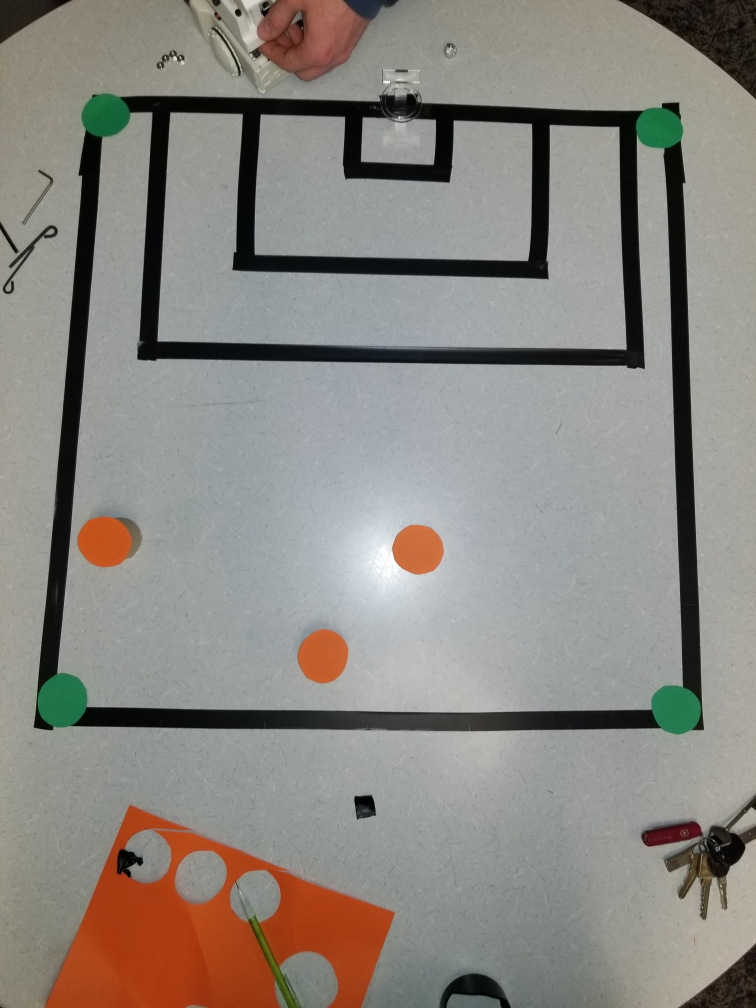
#> input picture Final_Map.jpg, 3024 x 4032 px (shown at 1/4 size)
$ python Computer_Vision.py
#> lines starting #> are read from the running program, lines starting #| are printed output that depends on the picture; after the words box and inside, x2 and y2 are one past the last pixel; in counts of white or black regions, pixels touching at a corner belong together
### Marcus Hock, Paul Salame, Rebekah Haysley, Cameron Casby, Andrew Oliver
### Baller Sparki
### Obstacle Identification and mapping

import numpy as np
import cv2 as cv
import colorsys
import matplotlib.pyplot as plt


# Function that takes an image in and bgr_color code as an array
def mask_and_remove(in_image, color):
    color_8bit = np.uint8([[np.array(color)]]) #Format color
    hsv_color = cv.cvtColor(color_8bit,cv.COLOR_BGR2HSV)[0][0] #Convert to HSL for easier filtering

    tol = 7 # What range of colors will be allowed

    hue_lower = hsv_color[0]-tol #Set lower bound for hue

    # In case hue is above 180 which is the bounds for open CV we need to account for this
    if hue_lower < 0:
        hue_lower = 180-hue_lower

    # In case hue is below 0, account for this
    hue_upper = hsv_color[0]+tol # Set upper bound for hue
    if hue_upper> 180:
        hue_upper = hue_upper - 180

    # Create bounds for cv in range function
    lower_bound = np.array([hue_lower,50,50])
    upper_bound = np.array([hue_upper,255,255])

    # Convert to HSL for easier manilulation
    hsv_image = cv.cvtColor(in_image, cv.COLOR_BGR2HSV) # Convert image to HSV
    image_mask = cv.inRange(hsv_image, lower_bound, upper_bound) # Create Mask

    isolated_im = cv.bitwise_and(in_image,in_image, mask= image_mask) # Combine mask and image

    # Create new image with isolated image and white background
    white_bkgd = isolated_im
    white_bkgd[np.where((isolated_im==[0,0,0]).all(axis=2))] = [255,255,255]  # Combine images

    return(white_bkgd) #Function resturns an image that is color filtered, and includes a white background

# A function that performs blob detection and returns the locations of the blobs
def blob_locations(clean_im): # Takes an image that has been color isolate
    # Setup SimpleBlobDetector parameters.
    params = cv.SimpleBlobDetector_Params()

    # Set thresholds
    params.minThreshold = 5
    params.maxThreshold = 3000

    params.filterByArea = True
    params.minArea = 50
    params.maxArea = 1000000

    # Create detector paramters
    detector = cv.SimpleBlobDetector_create(params)

    # Detect blobs.
    keypoints = detector.detect(clean_im)

    # Create an openCV image that circles the blobs
    im_with_keypoints = cv.drawKeypoints(clean_im, keypoints, np.array([]), (0,0,0), cv.DRAW_MATCHES_FLAGS_DRAW_RICH_KEYPOINTS)

    # Show blobs
    cv.imshow("Keypoints", im_with_keypoints)
    cv.waitKey(0)

    # Create list of blob locations
    locations = []
    for point in keypoints:
        locations.append([point.pt[0],point.pt[1]])
    return(locations) #Reutns list with blob locations

# Takes an input of the original image and the coordinates of the cornersself.
# Produces an image that has been transformed so the pixel and real space match
def transform_image(corners,original_image):
    #Define new corners
    first_corner = np.array([0,0])
    second_corner = np.array([400,0])
    third_corner = np.array([0,400])
    fourth_corner = np.array([400,400])
    new_corners = np.array([first_corner, second_corner, third_corner, fourth_corner])

    ordered = np.zeros((4,2))

    # Identify which blobs are which coordinates
    i = 0
    for s in new_corners:
        dists= []
        for point in corners:
            dists.append(np.linalg.norm(np.array(s)-np.array(point)))
        ind = np.argmin(dists)

        ordered[i]= np.array(corners[ind])
        i+=1

    # Create a transformation matrix
    transform_matrix = cv.getPerspectiveTransform(np.float32(ordered),np.float32(new_corners))

    # Transform image
    new_image = cv.warpPerspective(original_image,transform_matrix,(400,400))
    return(new_image) #Return new image

######################
# Main script region #
######################
map_image = cv.imread("Final_Map.jpg") # Load image
#> map_image is the input picture: shape (4032, 3024, 3); mean B, G, R 129.6, 135.5, 139.3

# Define green and orange colors
bgr_green = [50,95,20]
bgr_orange = [27,83,191]

# Resize image
dims = np.shape(map_image)
#> dims = (4032, 3024, 3)
map_image = cv.resize(map_image,(int(dims[1]/10),int(dims[0]/10)))
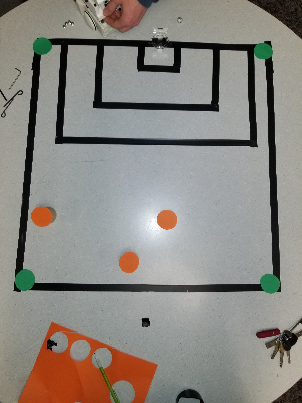
#> map_image: shape (403, 302, 3); mean B, G, R 129.5, 135.5, 139.2

# Produce an image that includes the only the green corner images
cleaned_image = mask_and_remove(map_image,bgr_green) # Can be used for blob detection
#> in mask_and_remove, `hsv_image = cv.cvtColor(in_image, cv.COLOR_BGR2HSV)`: hsv_image: shape (403, 302, 3); mean H, S, V 56.9, 33.2, 143.2
#> in mask_and_remove, `image_mask = cv.inRange(hsv_image, lower_bound, upper_bound)`:
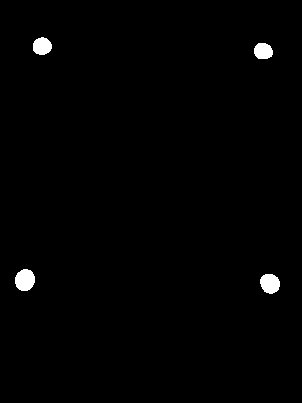
#> image_mask: shape (403, 302); 0.97% white; 4 white regions, box (x1, y1, x2, y2) and area: (15, 269, 35, 291) 349, (260, 274, 280, 294) 313, (33, 37, 52, 55) 267, (254, 43, 273, 59) 251
#> in mask_and_remove, `white_bkgd[np.where((isolated_im==[0,0,0]).all(axis=2))] = [255,255,255]`:
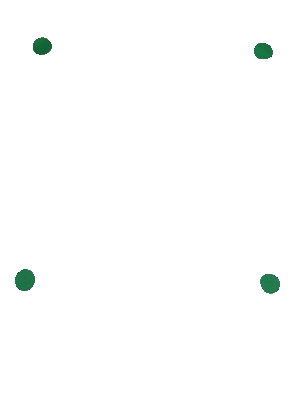
#> white_bkgd: shape (403, 302, 3); mean B, G, R 253.2, 253.6, 252.8

# Show the image after color filtering for green
cv.imshow("Cleaned",cleaned_image)
cv.waitKey(0)

# Define corners of map
corners = blob_locations(cleaned_image)
#> in blob_locations, `keypoints = detector.detect(clean_im)`: keypoints = 4 keypoints; (x, y, size): (24, 280, 21.8), (270, 283, 20.9), (42, 46, 19.4), (263, 51, 18.9)
#> the loop in blob_locations, `for point in keypoints:` made 4 passes
#> point on passes 1 to 4: keypoint at (41.7, 45.8), size 19.4, keypoint at (269.6, 283.1), size 20.9, keypoint at (24.5, 279.6), size 21.8, keypoint at (262.8, 50.7), size 18.9
#> after the loop in blob_locations, `for point in keypoints:`: locations = [[41.68, 45.78], [269.6, 283.1], [24.49, 279.6], [262.8, 50.72]]
#> corners has the same summary as locations in blob_locations

# Transorm the original image based on the corners of the map
new_image = transform_image(corners, map_image)
#> after the loop in transform_image, `for s in new_corners:`: i = 4; ordered = [[41.68, 45.78], [262.8, 50.72], [24.49, 279.6], [269.6, 283.1]]
#> in transform_image, `transform_matrix = cv.getPerspectiveTransform(np.float32(ordered),np.f..`: transform_matrix = [[1.83, 0.134, -82.31], [-0.0431, 1.93, -86.58], [-4.58e-05, 0.00047, 1]]
#> in transform_image, `new_image = cv.warpPerspective(original_image,transform_matrix,(400,40..`:
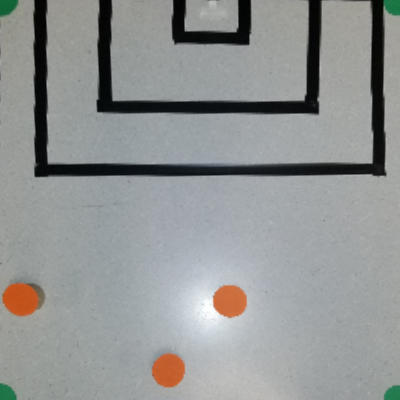
#> new_image: shape (400, 400, 3); mean B, G, R 147.8, 148.6, 146.1

# Show image after transformation
cv.imshow('Transformed',new_image)
cv.waitKey(0)

# Filter the transormed image for the color orange
cleaned_image_2 = mask_and_remove(new_image,bgr_orange)
#> in mask_and_remove (call 2), `color_8bit = np.uint8([[np.array(color)]])`: color_8bit = [[27, 83, 191]]
#> in mask_and_remove (call 2), `hsv_color = cv.cvtColor(color_8bit,cv.COLOR_BGR2HSV)[0][0]`: hsv_color = [10, 219, 191]
#> in mask_and_remove (call 2), `hue_lower = hsv_color[0]-tol`: hue_lower = 3
#> in mask_and_remove (call 2), `hue_upper = hsv_color[0]+tol`: hue_upper = 17
#> in mask_and_remove (call 2), `lower_bound = np.array([hue_lower,50,50])`: lower_bound = [3, 50, 50]
#> in mask_and_remove (call 2), `upper_bound = np.array([hue_upper,255,255])`: upper_bound = [17, 255, 255]
#> in mask_and_remove (call 2), `hsv_image = cv.cvtColor(in_image, cv.COLOR_BGR2HSV)`: hsv_image: shape (400, 400, 3); mean H, S, V 78.5, 18.4, 151.8
#> in mask_and_remove (call 2), `image_mask = cv.inRange(hsv_image, lower_bound, upper_bound)`:
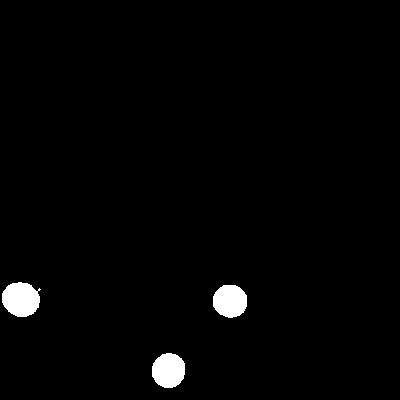
#> image_mask: shape (400, 400); 1.8% white; 3 white regions, box (x1, y1, x2, y2) and area: (2, 282, 41, 317) 1041, (152, 353, 185, 388) 925, (213, 285, 247, 318) 901
#> in mask_and_remove (call 2), `white_bkgd[np.where((isolated_im==[0,0,0]).all(axis=2))] = [255,255,255]`:
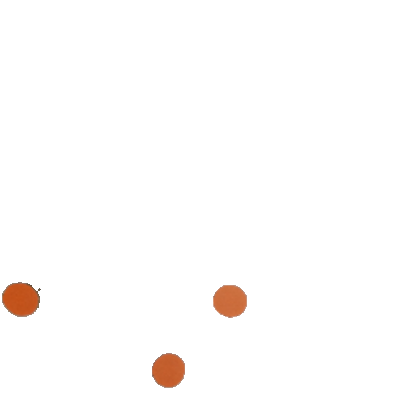
#> white_bkgd: shape (400, 400, 3); mean B, G, R 251.4, 252.2, 253.9

# Show image after orange color selection
cv.imshow('Transformed',cleaned_image_2)
cv.waitKey(0)

# Identify orange blobs, and therefore obstacles
obstacles = blob_locations(cleaned_image_2)
#> in blob_locations (call 2), `keypoints = detector.detect(clean_im)`: keypoints = 3 keypoints; (x, y, size): (21, 299, 37.2), (168, 370, 35.3), (230, 301, 34.8)
#> the loop in blob_locations (call 2), `for point in keypoints:` made 3 passes
#> point on passes 1 to 3: keypoint at (20.6, 298.9), size 37.2, keypoint at (168.1, 370), size 35.3, keypoint at (229.7, 300.6), size 34.8
#> obstacles = [[20.56, 298.9], [168.1, 370], [229.7, 300.6]]

# Converts pixel locations to the coordinate locations
points = np.array(obstacles)
#> points = [[20.56, 298.9], [168.1, 370], [229.7, 300.6]]
x_points = points[:,0]
#> x_points = [20.56, 168.1, 229.7]
y_points = 400-points[:,1]
#> y_points = [101.1, 29.98, 99.36]

# Create a plot to show the map in matplotlib
fig, ax = plt.subplots(1,1,figsize = (8,8))
for i in range(7):
    ax.plot([0,6],[i,i],'k')

for i in range(7):
    ax.plot([i,i],[0,6],'k')

ax.scatter(x_points/400*6,y_points/400*6)
ax.set_xlabel('i', fontsize = 20)
ax.set_ylabel('j', fontsize = 20)
plt.show()
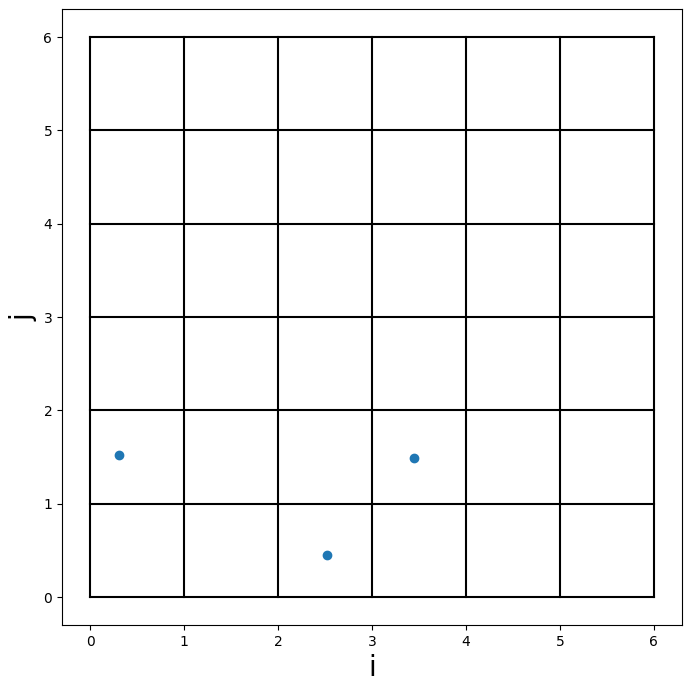
#> figure drawn by matplotlib, 1 panel

i = np.floor(x_points/400*6)
#> i = [0, 2, 3]
j = np.floor(y_points/400*6)
#> j = [1, 0, 1]
print("i and j coordinates of obstacles to enter into Sparki's system: ")
print('i:', i)
#| i: [0. 2. 3.]
print('j:',j)
#| j: [1. 0. 1.]
